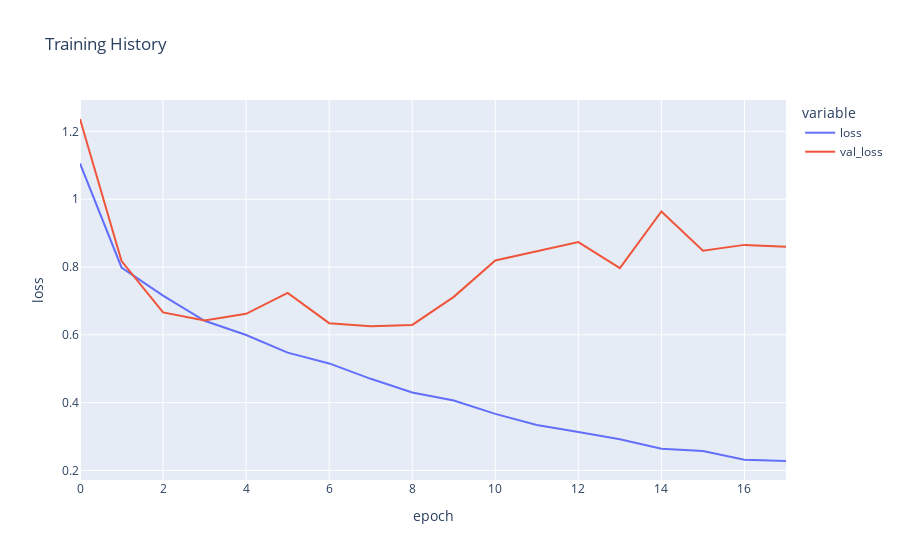

Source (notebook cell):
### Code cell
import plotly.express as px
fig = px.line(
    history_ethnicity.history, y=['loss', 'val_loss'],
    labels={'index': 'epoch', 'value': 'loss'}, 
    title='Training History')
fig.show()

### Figure 1 — Plotly figure (JSON) as saved in the notebook; plotly's stock layout.template omitted (floating-point values rounded to 4 significant figures)
{"data": [{"hovertemplate": "variable=loss<br>epoch=%{x}<br>loss=%{y}<extra></extra>", "legendgroup": "loss", "line": {"color": "#636efa", "dash": "solid"}, "marker": {"symbol": "circle"}, "mode": "lines", "name": "loss", "orientation": "v", "showlegend": true, "type": "scatter", "x": [0, 1, 2, 3, 4, 5, 6, 7, 8, 9, 10, 11, 12, 13, 14, 15, 16, 17], "xaxis": "x", "y": [1.106, 0.7987, 0.7157, 0.6414, 0.5995, 0.5474, 0.5157, 0.4703, 0.4298, 0.4062, 0.3667, 0.3342, 0.3136, 0.2917, 0.2639, 0.2576, 0.2315, 0.2278], "yaxis": "y"}, {"hovertemplate": "variable=val_loss<br>epoch=%{x}<br>loss=%{y}<extra></extra>", "legendgroup": "val_loss", "line": {"color": "#EF553B", "dash": "solid"}, "marker": {"symbol": "circle"}, "mode": "lines", "name": "val_loss", "orientation": "v", "showlegend": true, "type": "scatter", "x": [0, 1, 2, 3, 4, 5, 6, 7, 8, 9, 10, 11, 12, 13, 14, 15, 16, 17], "xaxis": "x", "y": [1.237, 0.8178, 0.6663, 0.6421, 0.6621, 0.7236, 0.6345, 0.6252, 0.6293, 0.712, 0.8192, 0.8455, 0.8736, 0.7966, 0.9637, 0.8479, 0.8654, 0.8597], "yaxis": "y"}], "layout": {"legend": {"title": {"text": "variable"}, "tracegroupgap": 0}, "title": {"text": "Training History"}, "xaxis": {"anchor": "y", "domain": [0, 1], "title": {"text": "epoch"}}, "yaxis": {"anchor": "x", "domain": [0, 1], "title": {"text": "loss"}}}}
